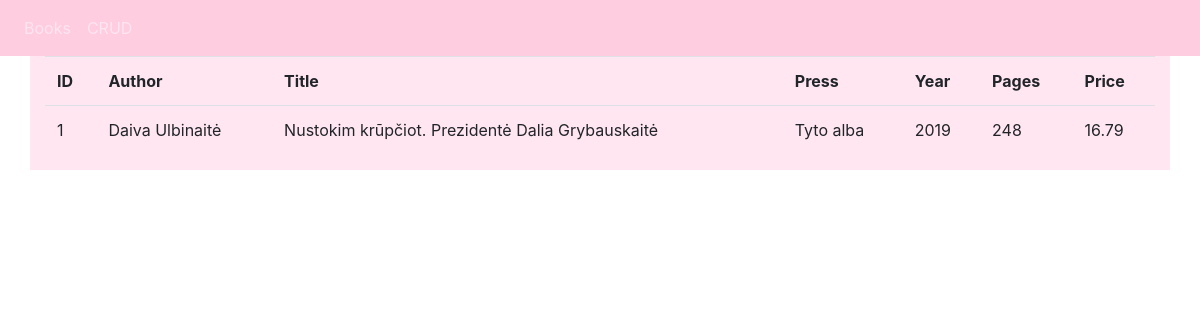
Page /about/1 on the committed database.
### app.py (models this page shows, shortened)
class Book(db.Model):
    __searchable__ = ['author_name', 'title']
    id = db.Column(db.Integer, primary_key=True)
    author_name = db.Column(db.String(50), unique=False, nullable=False)
    title = db.Column(db.String(50), unique=False, nullable=False)
    press = db.Column(db.String(50), unique=False, nullable=False)
    year = db.Column(db.Integer, unique=False, nullable=False)
    pages = db.Column(db.Integer, unique=False, nullable=False)
    price = db.Column(db.Float, unique=False, nullable=False)

### app.py (the view)
@app.route('/about/<string:id_data>', methods=['GET'])
def about(id_data):
    data = Book.query.filter_by(id=id_data)
    return render_template('about.html', Book=data)

### templates/about.html (shortened to what this page needs)
{% include "header.html" %}
<!DOCTYPE html>
<html>
<head>
    <link rel="stylesheet" href="https://stackpath.bootstrapcdn.com/bootstrap/4.3.1/css/bootstrap.min.css">
</head>
<body>
	{% block body %}
	    <div class="container">
				<div class="row">
					<div class="col md-12">
						<table class="table table=striped">
							<tr>
								<th>ID</th>
								<th>Author</th>
								<th>Title</th>
								<th>Press</th>
								<th>Year</th>
								<th>Pages</th>
								<th>Price</th>
							</tr>
								{% for book in Book %}
				                <tr>
				                    <td>{{book.id}}</td>
				                    <td>{{book.author_name}}</td>
				                    <td>{{book.title}}</td>
				                    <td>{{book.press}}</td>
				                    <td>{{book.year}}</td>
				                    <td>{{book.pages}}</td>
				                    <td>{{book.price}}</td>
								</tr>
						{% endfor  %}
					</table>
				</div>
			</div>
		</div>
	{% endblock %}
</body>
</html>

### templates/header.html (style rules this page uses)
.container { background-color: #ffe6f0; }

### rows in the picture
Book: id "1", author_name "Daiva Ulbinaitė", title "Nustokim krūpčiot. Prezidentė Dalia Grybauskaitė", press "Tyto alba", year "2019", pages "248", price "16.79"
